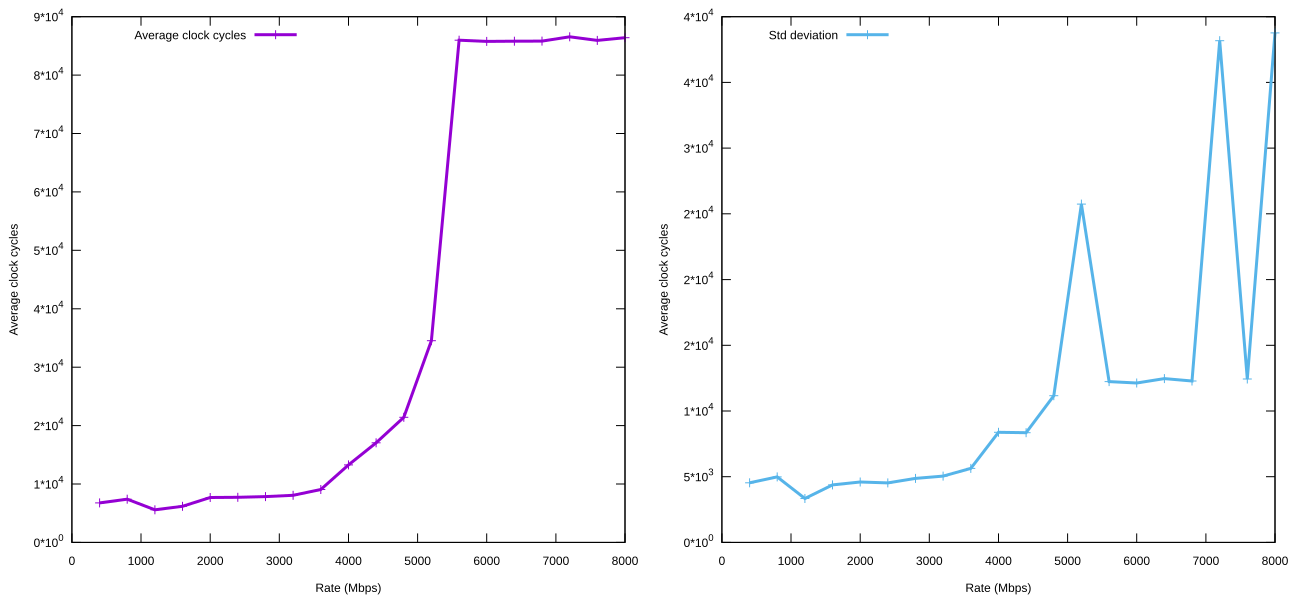

The gnuplot source for this figure:
	set term svg size 1300,600
	set output 'avg_std.svg'

	set multiplot layout 1,2 rowsfirst

	set key top left

	set xlabel "Rate (Mbps)"              
	set ylabel "Average clock cycles"

	set format y "%.0t*10^{%S}"

	plot 'clock_avg_var.txt' using 2:4 with linespoints lw 3 lc 1 title "Average clock cycles"


	plot 'clock_avg_var.txt' using 2:6 with lp lw 3 lc 3 title "Std deviation"

